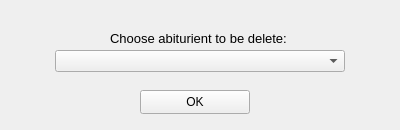
<?xml version="1.0" encoding="UTF-8"?>
<ui version="4.0">
 <class>Form1</class>
 <widget class="QWidget" name="Form1">
  <property name="geometry">
   <rect>
    <x>0</x>
    <y>0</y>
    <width>400</width>
    <height>130</height>
   </rect>
  </property>
  <property name="windowTitle">
   <string>Form</string>
  </property>
  <widget class="QComboBox" name="comboBox">
   <property name="geometry">
    <rect>
     <x>55</x>
     <y>50</y>
     <width>290</width>
     <height>22</height>
    </rect>
   </property>
  </widget>
  <widget class="QLabel" name="label">
   <property name="geometry">
    <rect>
     <x>110</x>
     <y>30</y>
     <width>180</width>
     <height>16</height>
    </rect>
   </property>
   <property name="font">
    <font>
     <pointsize>10</pointsize>
    </font>
   </property>
   <property name="text">
    <string>Choose abiturient to be delete:</string>
   </property>
  </widget>
  <widget class="QPushButton" name="pushButton">
   <property name="geometry">
    <rect>
     <x>140</x>
     <y>90</y>
     <width>110</width>
     <height>24</height>
    </rect>
   </property>
   <property name="text">
    <string>OK</string>
   </property>
  </widget>
 </widget>
 <resources/>
 <connections/>
</ui>
